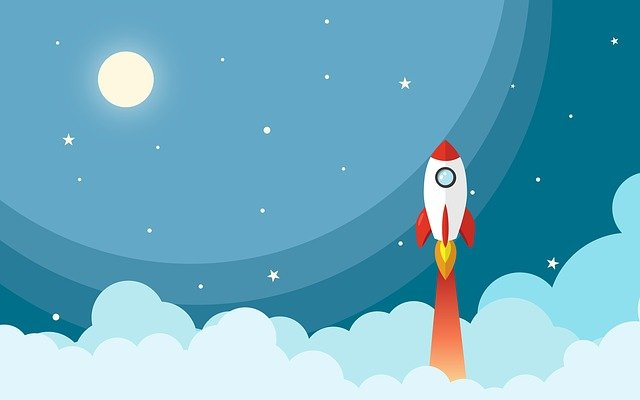
#> input picture poster.jpg, 640 x 400 px
$ python ReadImage.py
#> lines starting #> are read from the running program, lines starting #| are printed output that depends on the picture
import cv2
img = cv2.imread("poster.jpg")
#> img is the input picture: shape (400, 640, 3); mean B, G, R 194.6, 172.6, 108.6
rocket=img[120:360,400:500]
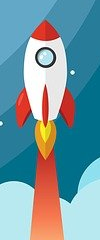
#> rocket: shape (240, 100, 3); mean B, G, R 162.8, 153.2, 118.1
img [0:240,500:600] = rocket
img [100:340,500:600] = rocket
text = "I love coding"
cv2.putText(img,text,(20,220),fontFace=cv2.FONT_HERSHEY_COMPLEX,fontScale=1,color=(0,0,255))
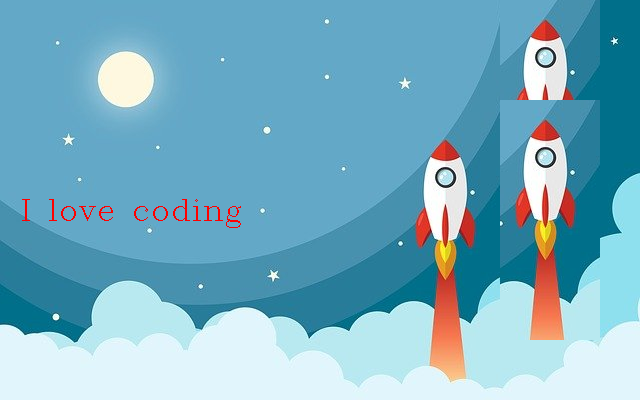
#> img: shape (400, 640, 3); mean B, G, R 194.4, 174, 118.7
cv2.imshow("display image",img)
cv2.waitKey(0)
